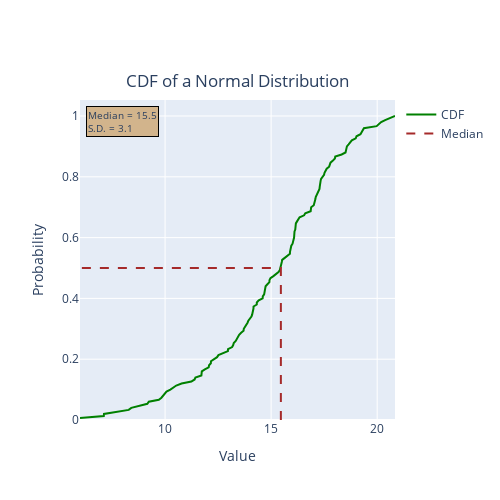

Notebook code cell kept with this figure:
### Markdown cell above
Now that we know what a CDF is, lets start looking at what sort of information one can glean from this graph. This time we'll plot up the CDF in an interactive plot. So go ahead and play around with it some! Again, if you aren't using plotly then continue on down and there are some static plots as well

### Code cell
fig = plotly_ecdf(normal_dist)
fig.show()
fig.write_html('images/2020-04-normal_cdf.html')

### Figure 1 — Plotly figure (JSON) as saved in the notebook; plotly's stock layout.template omitted (floating-point values rounded to 4 significant figures; data arrays with more than 128 entries replaced by an {"elided": "..."} marker saying what was removed)
{"data": [{"hovertemplate": "<i>Probability: %{y:.1%}<br>value: %{x:.2f}", "line": {"color": "green"}, "name": "CDF", "type": "scatter", "x": {"elided": "150 float values"}, "y": {"elided": "150 float values"}}, {"hoverinfo": "skip", "line": {"color": "brown", "dash": "dash"}, "mode": "lines", "name": "Median", "type": "scatter", "x": [15.46, 15.46, 5.989], "y": [0, 0.5, 0.5]}], "layout": {"annotations": [{"align": "left", "bgcolor": "tan", "bordercolor": "black", "font": {"size": 10}, "showarrow": false, "text": "Median = 15.5<br>S.D. = 3.1", "x": 0.02, "xref": "paper", "y": 0.98, "yref": "paper"}], "height": 500, "title": {"text": "CDF of a Normal Distribution", "x": 0.5, "xref": "paper", "y": 0.85}, "width": 500, "xaxis": {"title": {"text": "Value"}}, "yaxis": {"rangemode": "nonnegative", "tick0": 0, "title": {"text": "Probability"}}}}
